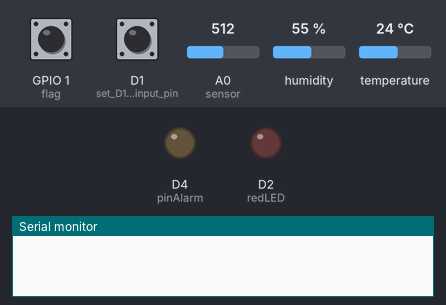
The sketch below on a simulated ESP8266 (NodeMCU). On the bench: output pins drawn as LEDs (lit = HIGH), the last lines printed to the serial monitor. Inputs (shaded band) come from the test bench; at power-on: GPIO 1 (flag) HIGH, D1 (set_D1_sebagai_input_pin) HIGH, A0 (sensor) = 512, humidity 55 %, temperature 24 °C. WiFi joins after 1.5 s; servers stay silent unless stated.

Above: at 0.1 s.
At 3.4 s:
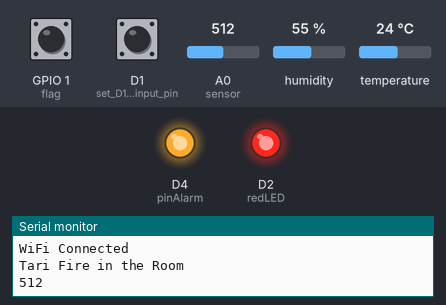
Timing chart, 0 to 4.9 s (numbered marks = the images above):
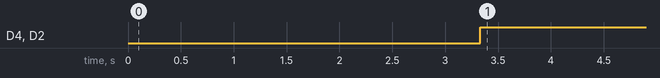

Measured:
- by itself, D4 (pinAlarm), D2 (redLED): LOW → HIGH at 3.3 s

The sketch:

detection_of_fire__gas__or_smoke_leaks_and_temperature.ino
```cpp
//Project Group 10
//Pendeteksi Api, Gas, Suhu
//Hikmah Nurmala dan Tri Lestari
//3SC8

//==============INISIALISASI LIBRARY==========================
#include <ESP8266WiFi.h>
#include <BlynkSimpleEsp8266.h>
#include "DHT.h"
#define DHTTYPE DHT11
#define BLYNK_PRINT Serial
#define dht_pin D3

BlynkTimer timer;
DHT dht(dht_pin, DHTTYPE);

//==================KONEKSI KE BLYNK===========================================

char auth[] = "M0R0e6R-arUjdf8D4PLKSiLai32W_Dbr"; //Auth code sent via Email
char ssid[] = "OPPO F7"; //Wifi name
char pass[] = "13099913";  //Wifi Password

//==================INISIALISASI====================================
const int pinAlarm = 2; // pin D2 buzzer kaki (+)
const int redLED = 4; //pin D4 LED kaki (+)
int flag=0; //value data api
int sensor = A0; //pin A0 mq2
int data; //u/membuat variabel data alarm buzzer dan led

//==================Fungsi Deteksi API, GAS, SUHU==========================================

void notifyOnFire()
{
  //======notifikasi API di Blynk===========
  int isButtonPressed = digitalRead(D1);
  if (isButtonPressed==1 && flag==0) {
    Serial.println("Tari Fire in the Room");
    Blynk.notify("Alert : Tari Fire in the Room");
    flag=1;
  }
  else if (isButtonPressed==0)
  {
    flag=0;
  }

  //======notifikasi GAS/ASAP di Blynk===========
  int sensorVal = analogRead(sensor);
  Serial.println(sensorVal);
  Blynk.virtualWrite(V2, sensorVal);
  if (sensorVal > 600)
  {
    Blynk.notify("Smoke Detected in home");
    Serial.println(sensorVal);
  }
}

//=======================VOID SETUP======================================

void setup()
{
  Serial.begin(9600);
  dht.begin();
  Blynk.begin(auth, ssid, pass);
  pinMode(D1,INPUT_PULLUP); // set D1 sebagai input pin deteksi API
  pinMode(sensor, INPUT); //set A0 sebagai input pin deteksi GAS
  pinMode(D2, OUTPUT); //set D2 sebagai output buzzer
  pinMode(D4, OUTPUT); //set D4 sebagai output LED Red

  timer.setInterval(1000L,notifyOnFire);
  //KONEKSI WIFI
  WiFi.begin(ssid, pass);
  {
        delay(500);
        Serial.print(".");
  }
  Serial.println("");
  Serial.println("WiFi Connected");
}

//=====================VOID LOOP========================================

void loop()
{
  data = digitalRead(flag);

  //kondisi logic menyalakan buzzer dan led
  if (data == LOW)
  {
    digitalWrite(pinAlarm, LOW);
    digitalWrite(redLED, LOW);
    delay(1000);
  } else
  {
    digitalWrite(redLED, HIGH);
    digitalWrite(pinAlarm, HIGH);
    delay(1000);
  }

  //Membaca suhu
  float s = dht.readTemperature();
  float h =dht.readHumidity();
  Blynk.virtualWrite(V0, s);
  Blynk.virtualWrite(V1, h);

  Blynk.run();
  timer.run();
}
```
